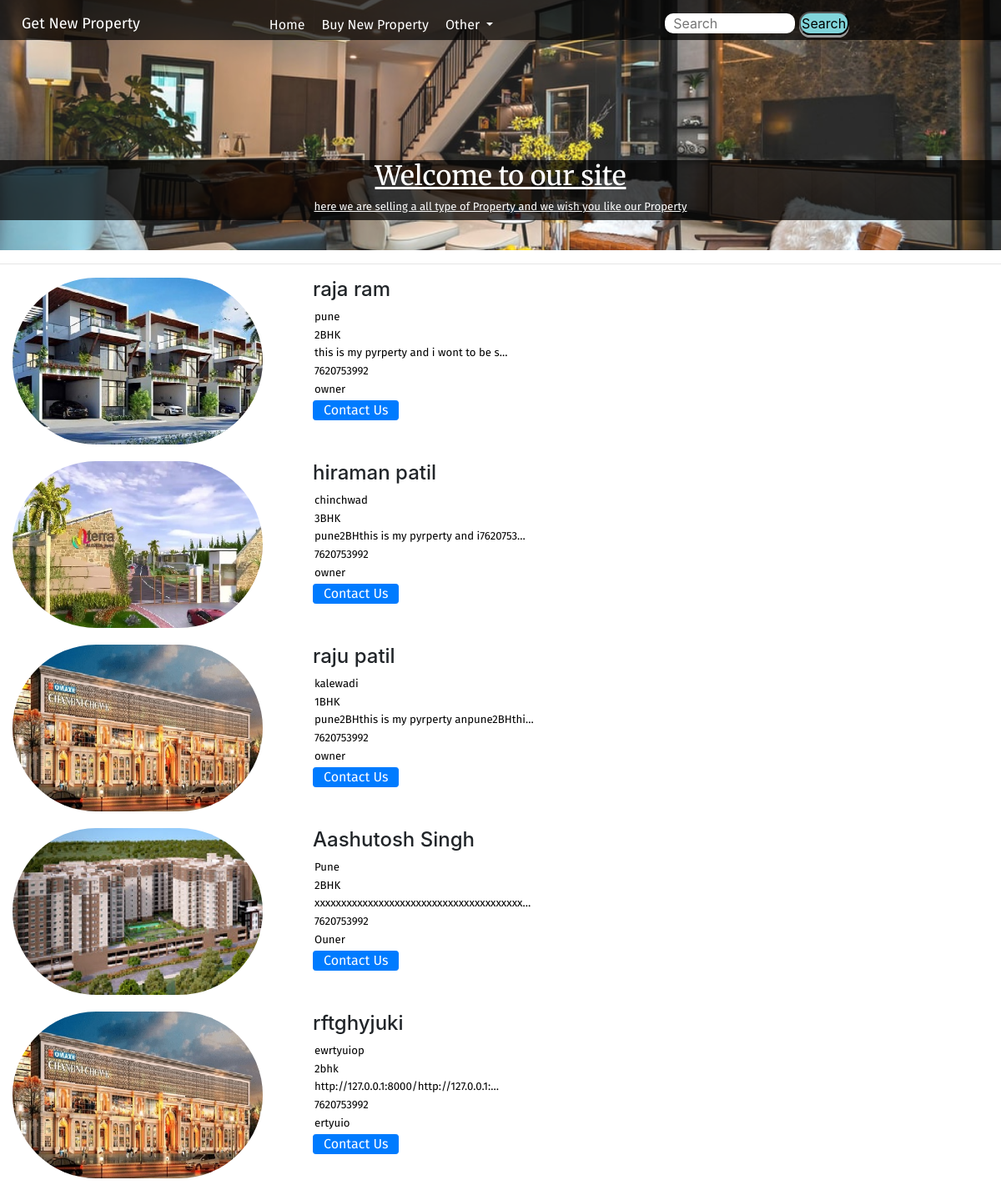
Screenshot of /propsell with the database file from the repository.
### apps/models.py (models this page shows, shortened)
class Property(models.Model):
    image = models.ImageField(upload_to="media")
    Name = models.CharField(max_length=150)
    location = models.CharField(max_length=150)
    type = models.CharField(max_length=150)
    Relation = models.CharField(max_length=150)
    value = models.CharField(max_length=100)
    detail = models.TextField()
    Phone = models.CharField(max_length=13)

### apps/views.py (the view)
# urls.py: path('propsell',views.propsell, name='propsell'),
def propsell(request):
    prop = Property.objects.all()
    context = {'prop': prop}
    return render(request, 'propsell.html', context)

### templates/propsell.html (shortened to what this page needs)
{% extends 'base.html' %}
{% block body%}
<hr>
<div class="mx">
    {% for Property in prop %}
    <div class="col">
        <img src='media/{{Property.image}}' class="card-img-top" alt="...">
        <div class="mz">
            <h4>{{Property.Name}}</h4>
            <p class="po">{{Property.location}}</p>
            <p class="po">{{Property.type}}</p>
            <p class="po">{{Property.detail| truncatechars:40 }}</p>
            <p class="po">{{Property.Phone}}</p>
            <p class="po">{{Property.Relation}}</p>
            <a href="https://wa.me/+917620753992" class="btn btn-primary" class="stretched-link">Contact Us </a>
        </div>
    </div>
    {% endfor %}
</div>
{%endblock body%}

### templates/base.html (shortened to what this page needs)
<!doctype html>
<html lang="en">
<head>
  <link rel="stylesheet" href="https://stackpath.bootstrapcdn.com/bootstrap/4.2.1/css/bootstrap.min.css"
>
</head>
<body>
  <div class="contener">
    <nav class="item">
      <div class="logo">
        <l>
          <a href="/">Get New Property</a>
        </l>
      </div>
      <div class="link">
        <li>
          <a href="/">Home</a>
        </li>
        <li>
          <a href="propsell">Buy New Property</a>
        </li>
        <li>
          <a class="dropdown-toggle" href="#" role="button" data-toggle="dropdown">
            Other
          </a>
        </li>
      </div>
      <div class="see">
        <ul>
          <form method="get" action="/search">
            <input class="in" type="search" placeholder="Search" name="query" id="query">
            <button class="bt" type="submit">Search</button>
          </form>
      </div>
    </nav>
    <div class="pe">
      <h2>Welcome to our site</h2>
      <p>here we are selling a all type of Property and we wish you like our Property</p>
    </div>
  </div>
  {% block body %} {% endblock body %}
</body>
</html>

### rows the page displays
Property: image (picture), Name "raja ram", location "pune", type "2BHK", detail "this is my pyrperty and i wont to be s…", Phone "7620753992", Relation "owner"
Property: image (picture), Name "hiraman patil", location "chinchwad", type "3BHK", detail "pune2BHthis is my pyrperty and i7620753…", Phone "7620753992", Relation "owner"
Property: image (picture), Name "raju patil", location "kalewadi", type "1BHK", detail "pune2BHthis is my pyrperty anpune2BHthi…", Phone "7620753992", Relation "owner"
Property: image (picture), Name "Aashutosh Singh", location "Pune", type "2BHK", detail "xxxxxxxxxxxxxxxxxxxxxxxxxxxxxxxxxxxxxxx…", Phone "7620753992", Relation "Ouner"
Property: image (picture), Name "rftghyjuki", location "ewrtyuiop", type "2bhk", detail "http://127.0.0.1:8000/http://127.0.0.1:…", Phone "7620753992", Relation "ertyuio"
